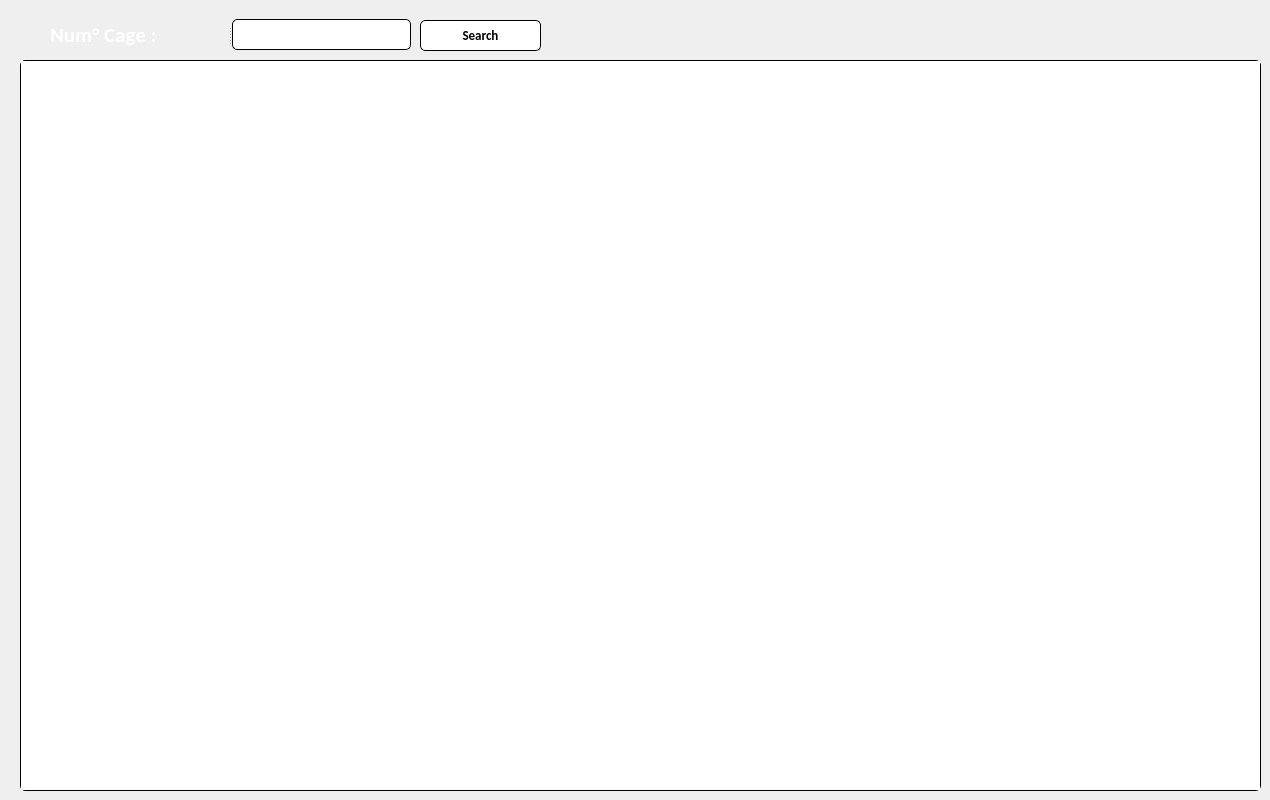
      <widget class="QWidget" name="tab_map">
       <attribute name="title">
        <string>Map</string>
       </attribute>
       <widget class="QGraphicsView" name="Map">
        <property name="geometry">
         <rect>
          <x>20</x>
          <y>60</y>
          <width>1241</width>
          <height>731</height>
         </rect>
        </property>
        <property name="styleSheet">
         <string notr="true">border: 1px solid black;
border-radius: 5px;</string>
        </property>
       </widget>
       <widget class="QSplitter" name="splitter_7">
        <property name="geometry">
         <rect>
          <x>50</x>
          <y>19</y>
          <width>361</width>
          <height>31</height>
         </rect>
        </property>
        <property name="orientation">
         <enum>Qt::Horizontal</enum>
        </property>
        <widget class="QLabel" name="label_11">
         <property name="font">
          <font>
           <family>Calibri</family>
           <pointsize>16</pointsize>
           <weight>75</weight>
           <bold>true</bold>
          </font>
         </property>
         <property name="styleSheet">
          <string notr="true">color: rgb(255, 255, 255);</string>
         </property>
         <property name="text">
          <string>Num° Cage :</string>
         </property>
        </widget>
        <widget class="QLineEdit" name="numCage">
         <property name="styleSheet">
          <string notr="true">background-color: rgb(255, 255, 255);
border: 1px solid black;
border-radius: 5px;</string>
         </property>
        </widget>
       </widget>
       <widget class="QPushButton" name="RechCage">
        <property name="geometry">
         <rect>
          <x>420</x>
          <y>20</y>
          <width>121</width>
          <height>31</height>
         </rect>
        </property>
        <property name="font">
         <font>
          <family>Calibri</family>
          <pointsize>10</pointsize>
          <weight>75</weight>
          <bold>true</bold>
         </font>
        </property>
        <property name="styleSheet">
         <string notr="true">background-color: rgb(255, 255, 255);
border: 1px solid black;
border-radius: 5px;</string>
        </property>
        <property name="text">
         <string>Search</string>
        </property>
        <property name="icon">
         <iconset resource="ressources.qrc">
          <normaloff>:/ressources/recherchePetit.png</normaloff>:/ressources/recherchePetit.png</iconset>
        </property>
        <property name="iconSize">
         <size>
          <width>20</width>
          <height>20</height>
         </size>
        </property>
       </widget>
       <widget class="QLabel" name="logo_V_5">
        <property name="geometry">
         <rect>
          <x>30</x>
          <y>70</y>
          <width>151</width>
          <height>61</height>
         </rect>
        </property>
        <property name="styleSheet">
         <string notr="true"/>
        </property>
        <property name="text">
         <string/>
        </property>
        <property name="pixmap">
         <pixmap resource="ressources.qrc">:/ressources/logo_App.png</pixmap>
        </property>
       </widget>
      </widget>
